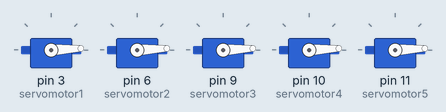
Recording of a sketch running on a simulated Arduino Uno, built with avr-gcc and run on an emulated ATmega328P. Shown: 5 × servo.

Above: at 0.05 s.
At 0.45 s:
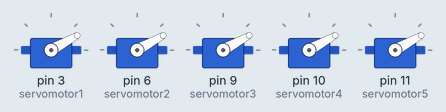
At 0.65 s:
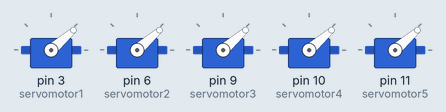
At 1.3 s:
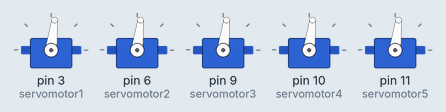
At 1.9 s:
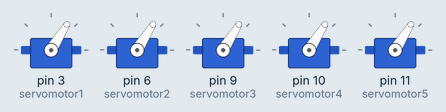
At 2.55 s:
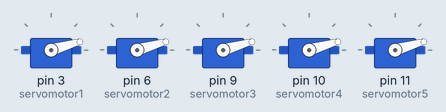
Timing chart, 0 to 6.4 s (numbered marks = the images above):
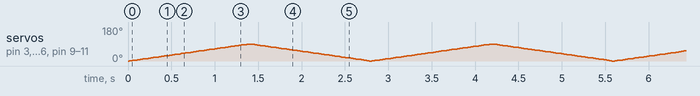

The sketch:

anwar_servo_motor_circuit1_code.ino
```cpp
//task 1 Anwar

#include <Servo.h>

Servo servomotor1 ;
Servo servomotor2 ;
Servo servomotor3 ;
Servo servomotor4 ;
Servo servomotor5 ;

int i=0 ; //initial position

void setup()
{
  servomotor1.attach(3);
  servomotor2.attach(6);
  servomotor3.attach(9);
  servomotor4.attach(10);
  servomotor5.attach(11);


}

void loop()
{
  for ( i=0 ; i<=90; i++){
   servomotor1.write(i);
   servomotor2.write(i);
   servomotor3.write(i);
   servomotor4.write(i);
   servomotor5.write(i);

    delay (15);
  }

  for ( i=90 ; i>=0; i--){
   servomotor1.write(i);
   servomotor2.write(i);
   servomotor3.write(i);
   servomotor4.write(i);
   servomotor5.write(i);

    delay(15);
  }

}
```
